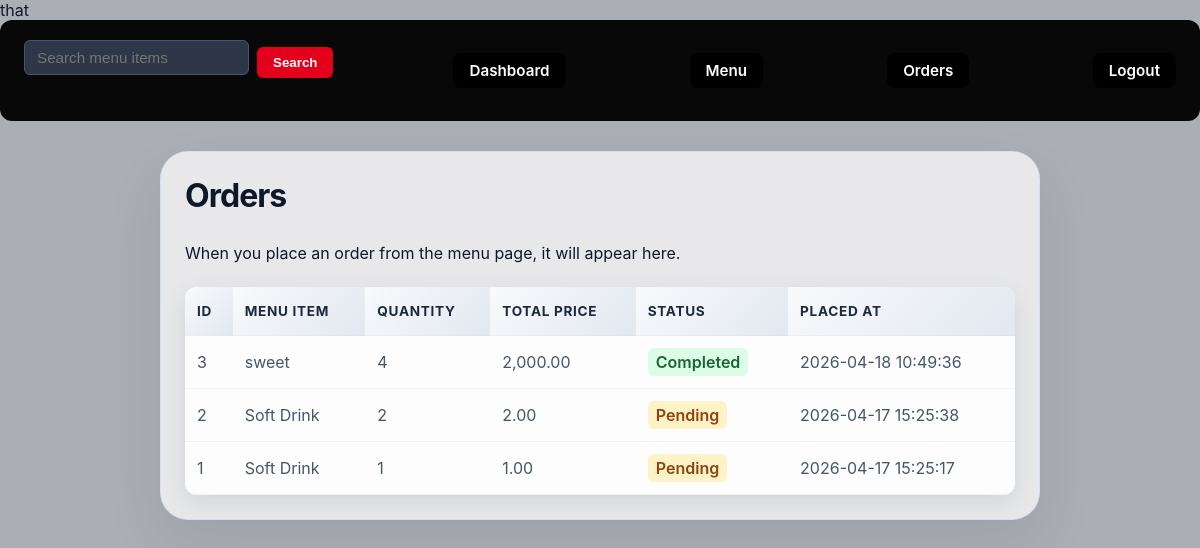
Screenshot of /pppp/orders.php (signed in) with the database file from the repository.
### tables this page shows
CREATE TABLE IF NOT EXISTS `orders` (
  `id` int NOT NULL AUTO_INCREMENT,
  `user_id` int NOT NULL,
  `menu_item_id` int NOT NULL,
  `quantity` int NOT NULL DEFAULT '1',
  `total_price` decimal(10,2) NOT NULL,
  `created_at` timestamp NULL DEFAULT CURRENT_TIMESTAMP,
  `status` enum('pending','completed') DEFAULT 'pending',
  PRIMARY KEY (`id`),
  KEY `user_id` (`user_id`),
  KEY `menu_item_id` (`menu_item_id`)
);

CREATE TABLE IF NOT EXISTS `menu_items` (
  `id` int NOT NULL AUTO_INCREMENT,
  `name` varchar(150) NOT NULL,
  `description` text,
  `price` decimal(10,2) NOT NULL,
  `created_at` timestamp NULL DEFAULT CURRENT_TIMESTAMP,
  PRIMARY KEY (`id`)
);

### pppp/includes/auth.php (called while the page is built, shortened)
<?php
function currentUser() {
    return $_SESSION['user'] ?? null;
}

### pppp/orders.php (the view, shortened to what this page needs)
that <?php
require_once 'includes/auth.php';
$user = currentUser();
if ($user['role'] === 'student') {
    $stmt = $pdo->prepare('SELECT o.*, COALESCE(o.status, "pending") AS status, m.name AS item_name FROM orders o JOIN menu_items m ON o.menu_item_id = m.id WHERE o.user_id = ? ORDER BY o.id DESC');
    $stmt->execute([$user['id']]);
    $orders = $stmt->fetchAll();
} else {
    $stmt = $pdo->query('SELECT o.*, COALESCE(o.status, "pending") AS status, u.name AS student_name, m.name AS item_name FROM orders o JOIN users u ON o.user_id = u.id JOIN menu_items m ON o.menu_item_id = m.id ORDER BY o.id DESC');
    $orders = $stmt->fetchAll();
}
?>
<!DOCTYPE html>
<html lang="en">
<head>
    <link rel="stylesheet" href="assets/css/style.css">
</head>
<body class="orders-page">
<?php include 'includes/navigation.php'; ?>
<div class="container">
    <header>
        <div><h1>Orders</h1></div>
    </header>
    <?php if ($user['role'] === 'student'): ?>
        <p>When you place an order from the menu page, it will appear here.</p>
    <?php else: ?>
        <p>All student orders are shown below. Canteen managers and admins can review orders here.</p>
    <?php endif; ?>
    <table>
        <thead>
            <tr>
                <th>ID</th>
                <th>Menu Item</th>
                <th>Quantity</th>
                <th>Total Price</th>
                <th>Status</th>
                <th>Placed At</th>
            </tr>
        </thead>
        <tbody>
        <?php foreach ($orders as $order): ?>
            <tr>
                <td><?php echo $order['id']; ?></td>
                <td><?php echo htmlspecialchars($order['item_name']); ?></td>
                <td><?php echo $order['quantity']; ?></td>
                <td><?php echo number_format($order['total_price'], 2); ?></td>
                <td><span class="status <?php echo strtolower($order['status']); ?>"><?php echo ucfirst($order['status']); ?></span></td>
                <td><?php echo $order['created_at']; ?></td>
            </tr>
        <?php endforeach; ?>
        </tbody>
    </table>
</div>
</body>
</html>

### pppp/assets/css/style.css (style rules this page uses)
* { box-sizing: border-box; }
html, body { min-height: 100%; height: 100%; }
body { font-family: 'Inter', system-ui, -apple-system, BlinkMacSystemFont, 'Segoe UI', sans-serif; background: radial-gradient(circle at top, #ffffff 0%, #dbeafe 40%, #eef2ff 100%); color: #0f172a; margin: 0; padding: 0; min-height: 100vh; }
body.orders-page { background: linear-gradient(rgba(15, 23, 42, 0.35), rgba(15, 23, 42, 0.35)), url('https://umu.ac.ug/wp-content/uploads/2026/03/WhatsApp-Image-2026-03-28-at-15.08.30.jpeg'); background-size: cover; background-position: center; background-attachment: fixed; }
body.orders-page .container { background: rgba(255, 255, 255, 0.72); border-color: rgba(147, 197, 253, 0.26); backdrop-filter: blur(16px); width: min(880px, 92%); min-height: auto; margin: 30px auto; padding: 24px; }
.container { width: min(1120px, 95%); min-height: calc(100vh - 40px); margin: 20px auto; background: linear-gradient(180deg, rgba(255,255,255,0.96) 0%, rgba(248,250,252,0.98) 100%); padding: 32px; border-radius: 28px; border: 1px solid rgba(148, 163, 184, 0.18); box-shadow: 0 24px 60px rgba(15, 23, 42, 0.08); }
header { display: flex; justify-content: space-between; align-items: center; gap: 16px; margin-bottom: 28px; }
header h1 { margin: 0; font-size: 2rem; letter-spacing: -0.03em; }
h1, h2, h3 { margin-top: 20px; }
table { width: 100%; border-collapse: collapse; margin-top: 24px; background: rgba(255, 255, 255, 0.9); border-radius: 12px; overflow: hidden; box-shadow: 0 8px 25px rgba(15, 23, 42, 0.1); }
th, td { padding: 16px 12px; text-align: left; border-bottom: 1px solid rgba(148, 163, 184, 0.12); }
th { background: linear-gradient(135deg, #f8fafc 0%, #e2e8f0 100%); font-weight: 700; color: #1e293b; text-transform: uppercase; font-size: 0.85rem; letter-spacing: 0.05em; }
td { color: #475569; }
.status { padding: 4px 8px; border-radius: 6px; font-weight: 600; text-transform: capitalize; }
.status.pending { background: #fef3c7; color: #92400e; }
.status.completed { background: #dcfce7; color: #166534; }

### rows the page displays
orders: id "3", menu_item.name "sweet", quantity "4", total_price "2,000.00", status "Completed", created_at "2026-04-18 10:49:36"
orders: id "2", menu_item.name "Soft Drink", quantity "2", total_price "2.00", status "Pending", created_at "2026-04-17 15:25:38"
orders: id "1", menu_item.name "Soft Drink", quantity "1", total_price "1.00", status "Pending", created_at "2026-04-17 15:25:17"

### other values shown
$item['label'] "Dashboard"
$item['label'] "Menu"
$item['label'] "Orders"
